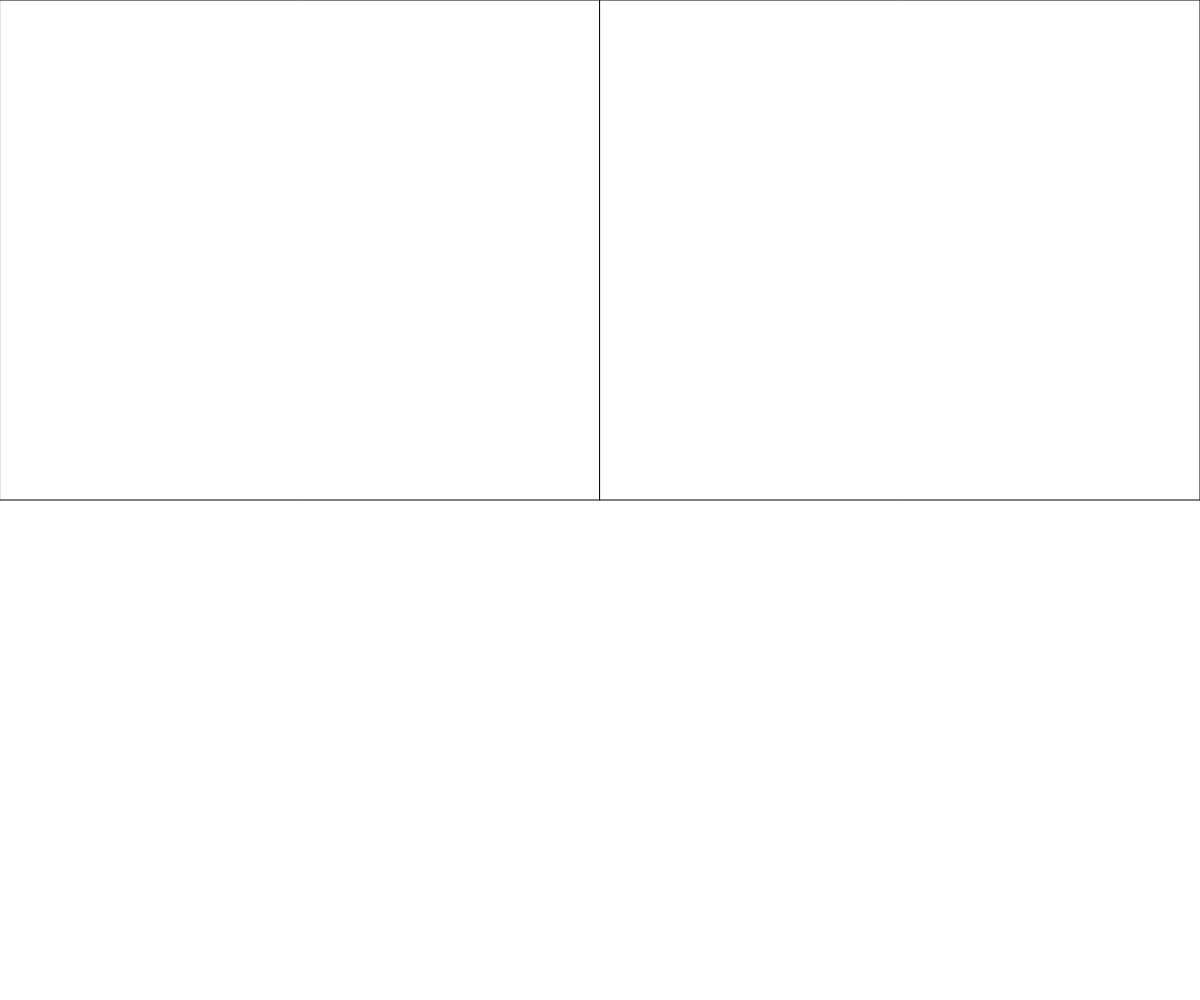
Frame 1 (no input)
Frame 60 (no input): identical to frame 1, image omitted
Frame 120 (the mouse pressed at the canvas centre since frame 60): identical to frame 1, image omitted

The p5.js sketch that drew this single still picture (run headless with seeded random() and noise() and a simulated clock; from frame 60 on, the mouse is pressed at the canvas centre):

// p5.js sketch
// ── sketch.js
// Project Title
// Your Name
// Date
//
// Extra for Experts:
// - describe what you did to take this project "above and beyond"


function setup() {
  createCanvas(windowWidth, windowHeight);
}

function draw() {
  background(255);
  rect(0,0,width/2,height/2);
  rect(width/2,0,width/2,height/2);
}
